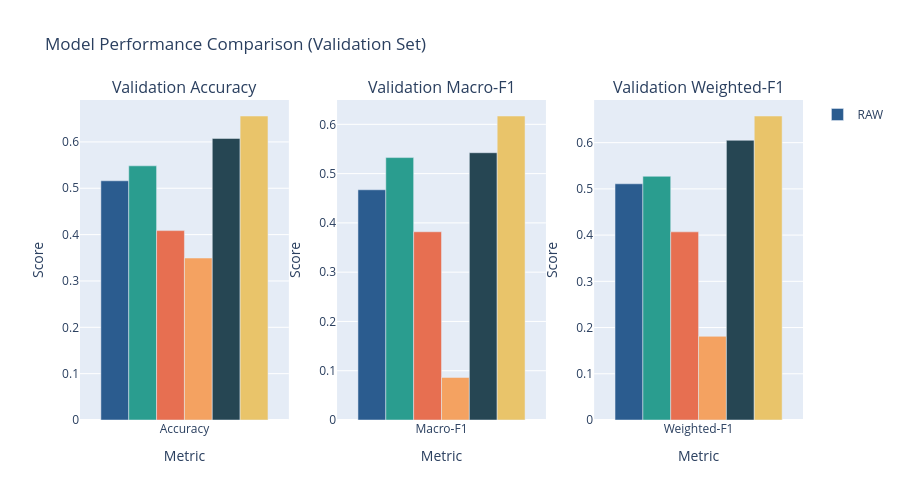

The cell this chart's notebook holds for it:
### Markdown cell above
## 4. Model Performance Comparison (Interactive)

### Code cell
if model_selection:
    # Extract KNN results
    knn_results = []
    for result in model_selection.get('results', []):
        knn_results.append({
            'Extractor': result['extractor'].upper(),
            'Accuracy': result['val_metrics']['accuracy'],
            'Macro-F1': result['val_metrics']['macro_f1'],
            'Weighted-F1': result['val_metrics']['weighted_f1'],
            'CV Macro-F1': result['cv_macro_f1'],
            'CV Std': result['cv_std_macro_f1']
        })
    
    # Extract baseline results
    baseline_results = []
    baseline_names = {
        'logistic_regression_balanced': 'Logistic Reg (Balanced)',
        'linear_svm_balanced': 'Linear SVM (Balanced)',
        'dummy_most_frequent': 'Dummy (Most Frequent)'
    }
    for key, metrics in model_selection.get('baselines', {}).items():
        baseline_results.append({
            'Extractor': baseline_names.get(key, key),
            'Accuracy': metrics['accuracy'],
            'Macro-F1': metrics['macro_f1'],
            'Weighted-F1': metrics['weighted_f1'],
            'CV Macro-F1': None,
            'CV Std': None
        })
    
    all_results = pd.DataFrame(knn_results + baseline_results)
    
    # Create interactive comparison chart
    fig = make_subplots(
        rows=1, cols=3,
        subplot_titles=('Validation Accuracy', 'Validation Macro-F1', 'Validation Weighted-F1')
    )
    
    colors = ['#2b5c8f', '#2a9d8f', '#e76f51', '#f4a261', '#264653', '#e9c46a']
    
    for idx, row in all_results.iterrows():
        color = colors[idx % len(colors)]
        fig.add_trace(
            go.Bar(
                name=row['Extractor'],
                x=['Accuracy'],
                y=[row['Accuracy']],
                marker_color=color,
                showlegend=False
            ),
            row=1, col=1
        )
        fig.add_trace(
            go.Bar(
                name=row['Extractor'],
                x=['Macro-F1'],
                y=[row['Macro-F1']],
                marker_color=color,
                showlegend=False
            ),
            row=1, col=2
        )
        fig.add_trace(
            go.Bar(
                name=row['Extractor'],
                x=['Weighted-F1'],
                y=[row['Weighted-F1']],
                marker_color=color,
                showlegend=idx == 0  # Only show legend for first
            ),
            row=1, col=3
        )
    
    fig.update_layout(
        title_text='Model Performance Comparison (Validation Set)',
        height=500,
        showlegend=True
    )
    fig.update_xaxes(title_text="Metric", row=1, col=1)
    fig.update_xaxes(title_text="Metric", row=1, col=2)
    fig.update_xaxes(title_text="Metric", row=1, col=3)
    fig.update_yaxes(title_text="Score", row=1, col=1)
    fig.update_yaxes(title_text="Score", row=1, col=2)
    fig.update_yaxes(title_text="Score", row=1, col=3)
    fig.show()
    
    # Display results table
    print("\nModel Performance Summary:")
    display_cols = ['Extractor', 'Accuracy', 'Macro-F1', 'Weighted-F1']
    display(all_results[display_cols].style.format({
        'Accuracy': '{:.4f}',
        'Macro-F1': '{:.4f}',
        'Weighted-F1': '{:.4f}'
    }).hide(axis='index'))
else:
    print("Model selection results not available")

### Figure 1 — Plotly figure (JSON) as saved in the notebook; plotly's stock layout.template omitted (floating-point values rounded to 4 significant figures)
{"data": [{"marker": {"color": "#2b5c8f"}, "name": "RAW", "showlegend": false, "type": "bar", "x": ["Accuracy"], "xaxis": "x", "y": [0.5161], "yaxis": "y"}, {"marker": {"color": "#2b5c8f"}, "name": "RAW", "showlegend": false, "type": "bar", "x": ["Macro-F1"], "xaxis": "x2", "y": [0.4672], "yaxis": "y2"}, {"marker": {"color": "#2b5c8f"}, "name": "RAW", "showlegend": true, "type": "bar", "x": ["Weighted-F1"], "xaxis": "x3", "y": [0.511], "yaxis": "y3"}, {"marker": {"color": "#2a9d8f"}, "name": "HOG", "showlegend": false, "type": "bar", "x": ["Accuracy"], "xaxis": "x", "y": [0.5484], "yaxis": "y"}, {"marker": {"color": "#2a9d8f"}, "name": "HOG", "showlegend": false, "type": "bar", "x": ["Macro-F1"], "xaxis": "x2", "y": [0.5325], "yaxis": "y2"}, {"marker": {"color": "#2a9d8f"}, "name": "HOG", "showlegend": false, "type": "bar", "x": ["Weighted-F1"], "xaxis": "x3", "y": [0.5272], "yaxis": "y3"}, {"marker": {"color": "#e76f51"}, "name": "RESNET", "showlegend": false, "type": "bar", "x": ["Accuracy"], "xaxis": "x", "y": [0.4086], "yaxis": "y"}, {"marker": {"color": "#e76f51"}, "name": "RESNET", "showlegend": false, "type": "bar", "x": ["Macro-F1"], "xaxis": "x2", "y": [0.382], "yaxis": "y2"}, {"marker": {"color": "#e76f51"}, "name": "RESNET", "showlegend": false, "type": "bar", "x": ["Weighted-F1"], "xaxis": "x3", "y": [0.407], "yaxis": "y3"}, {"marker": {"color": "#f4a261"}, "name": "Dummy (Most Frequent)", "showlegend": false, "type": "bar", "x": ["Accuracy"], "xaxis": "x", "y": [0.3495], "yaxis": "y"}, {"marker": {"color": "#f4a261"}, "name": "Dummy (Most Frequent)", "showlegend": false, "type": "bar", "x": ["Macro-F1"], "xaxis": "x2", "y": [0.08632], "yaxis": "y2"}, {"marker": {"color": "#f4a261"}, "name": "Dummy (Most Frequent)", "showlegend": false, "type": "bar", "x": ["Weighted-F1"], "xaxis": "x3", "y": [0.181], "yaxis": "y3"}, {"marker": {"color": "#264653"}, "name": "Linear SVM (Balanced)", "showlegend": false, "type": "bar", "x": ["Accuracy"], "xaxis": "x", "y": [0.6075], "yaxis": "y"}, {"marker": {"color": "#264653"}, "name": "Linear SVM (Balanced)", "showlegend": false, "type": "bar", "x": ["Macro-F1"], "xaxis": "x2", "y": [0.5424], "yaxis": "y2"}, {"marker": {"color": "#264653"}, "name": "Linear SVM (Balanced)", "showlegend": false, "type": "bar", "x": ["Weighted-F1"], "xaxis": "x3", "y": [0.6051], "yaxis": "y3"}, {"marker": {"color": "#e9c46a"}, "name": "Logistic Reg (Balanced)", "showlegend": false, "type": "bar", "x": ["Accuracy"], "xaxis": "x", "y": [0.6559], "yaxis": "y"}, {"marker": {"color": "#e9c46a"}, "name": "Logistic Reg (Balanced)", "showlegend": false, "type": "bar", "x": ["Macro-F1"], "xaxis": "x2", "y": [0.6169], "yaxis": "y2"}, {"marker": {"color": "#e9c46a"}, "name": "Logistic Reg (Balanced)", "showlegend": false, "type": "bar", "x": ["Weighted-F1"], "xaxis": "x3", "y": [0.6577], "yaxis": "y3"}], "layout": {"annotations": [{"font": {"size": 16}, "showarrow": false, "text": "Validation Accuracy", "x": 0.1444, "xanchor": "center", "xref": "paper", "y": 1, "yanchor": "bottom", "yref": "paper"}, {"font": {"size": 16}, "showarrow": false, "text": "Validation Macro-F1", "x": 0.5, "xanchor": "center", "xref": "paper", "y": 1, "yanchor": "bottom", "yref": "paper"}, {"font": {"size": 16}, "showarrow": false, "text": "Validation Weighted-F1", "x": 0.8556, "xanchor": "center", "xref": "paper", "y": 1, "yanchor": "bottom", "yref": "paper"}], "height": 500, "showlegend": true, "title": {"text": "Model Performance Comparison (Validation Set)"}, "xaxis": {"anchor": "y", "domain": [0, 0.2889], "title": {"text": "Metric"}}, "xaxis2": {"anchor": "y2", "domain": [0.3556, 0.6444], "title": {"text": "Metric"}}, "xaxis3": {"anchor": "y3", "domain": [0.7111, 1], "title": {"text": "Metric"}}, "yaxis": {"anchor": "x", "domain": [0, 1], "title": {"text": "Score"}}, "yaxis2": {"anchor": "x2", "domain": [0, 1], "title": {"text": "Score"}}, "yaxis3": {"anchor": "x3", "domain": [0, 1], "title": {"text": "Score"}}}}
